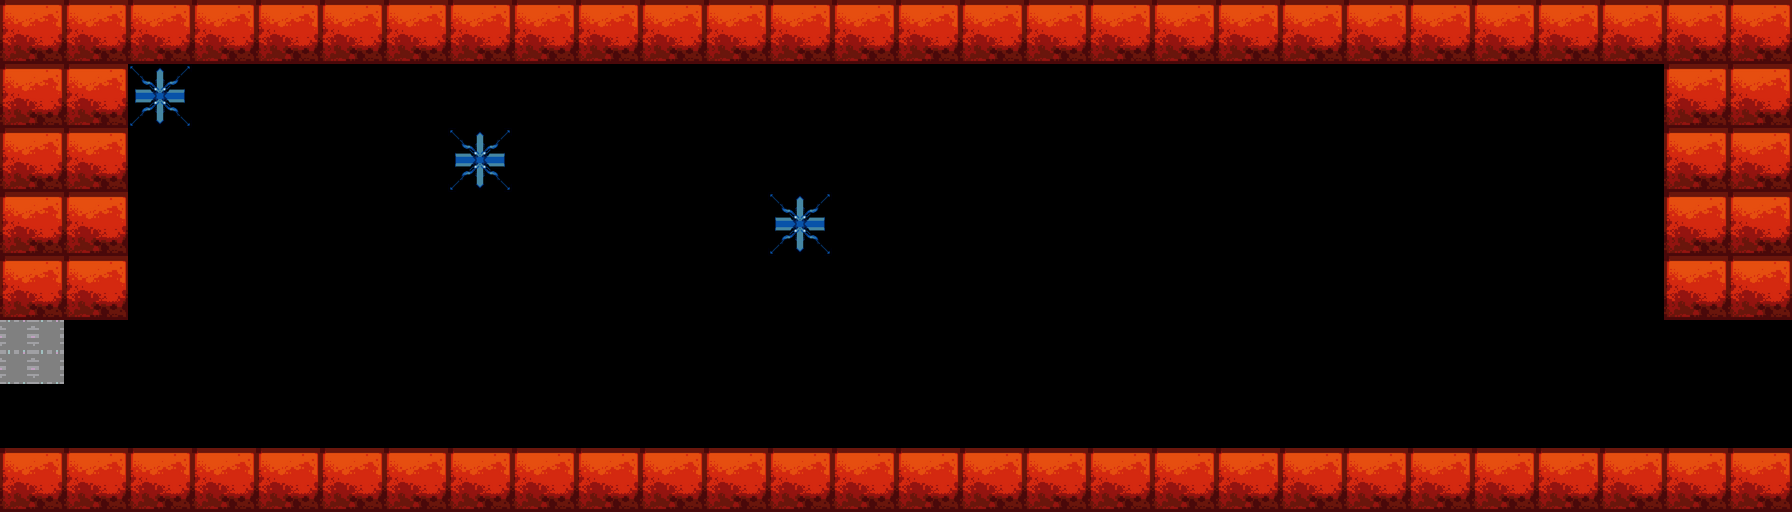

This game map was drawn from its Tiled (.tmx) file and the tilesets committed beside it. A one-line description and the full map source follow:
An orthogonal 28x8 tile map with 64x64 px tiles, 1 tile layer (Tile Layer 1), 9 tilesets.

<map version="1.8" tiledversion="1.8.2" orientation="orthogonal" renderorder="right-down" width="28" height="8" tilewidth="64" tileheight="64" infinite="0" nextlayerid="3" nextobjectid="1">
 <editorsettings>
  <export format="lua" />
 </editorsettings>
 <tileset firstgid="1" source="../buildmap/tileset/START_POINT.tsx" />
 <tileset firstgid="2" source="../buildmap/tileset/GROUND_BLOCK.tsx" />
 <tileset firstgid="3" source="../buildmap/tileset/THORN.tsx" />
 <tileset firstgid="4" source="../buildmap/tileset/dyn_thorn.tsx" />
 <tileset firstgid="5" source="../buildmap/tileset/CHECKPOINT.tsx" />
 <tileset firstgid="6" source="../buildmap/tileset/ring_vertical.tsx" />
 <tileset firstgid="7" source="../buildmap/tileset/ring_horizontal.tsx" />
 <tileset firstgid="8" source="../buildmap/tileset/END_POINT.tsx" />
 <tileset firstgid="9" name="life" tilewidth="64" tileheight="64" tilecount="1" columns="1">
  <image source="../buildmap/tileset/life.png" width="64" height="64" />
 </tileset>
 <layer id="1" name="Tile Layer 1" width="28" height="8">
  <data encoding="csv">
2,2,2,2,2,2,2,2,2,2,2,2,2,2,2,2,2,2,2,2,2,2,2,2,2,2,2,2,
2,2,4,0,0,0,0,0,0,0,0,0,0,0,0,0,0,0,0,0,0,0,0,0,0,0,2,2,
2,2,0,0,0,0,0,4,0,0,0,0,0,0,0,0,0,0,0,0,0,0,0,0,0,0,2,2,
2,2,0,0,0,0,0,0,0,0,0,0,4,0,0,0,0,0,0,0,0,0,0,0,0,0,2,2,
2,2,0,0,0,0,0,0,0,0,0,0,0,0,0,0,0,0,0,0,0,0,0,0,0,0,2,2,
8,0,0,0,0,0,0,0,0,0,0,0,0,0,0,0,0,0,0,0,0,0,0,0,0,0,0,0,
0,0,0,0,0,0,0,0,0,0,0,0,0,0,0,0,0,0,0,0,0,0,0,0,0,0,0,0,
2,2,2,2,2,2,2,2,2,2,2,2,2,2,2,2,2,2,2,2,2,2,2,2,2,2,2,2
</data>
 </layer>
</map>
